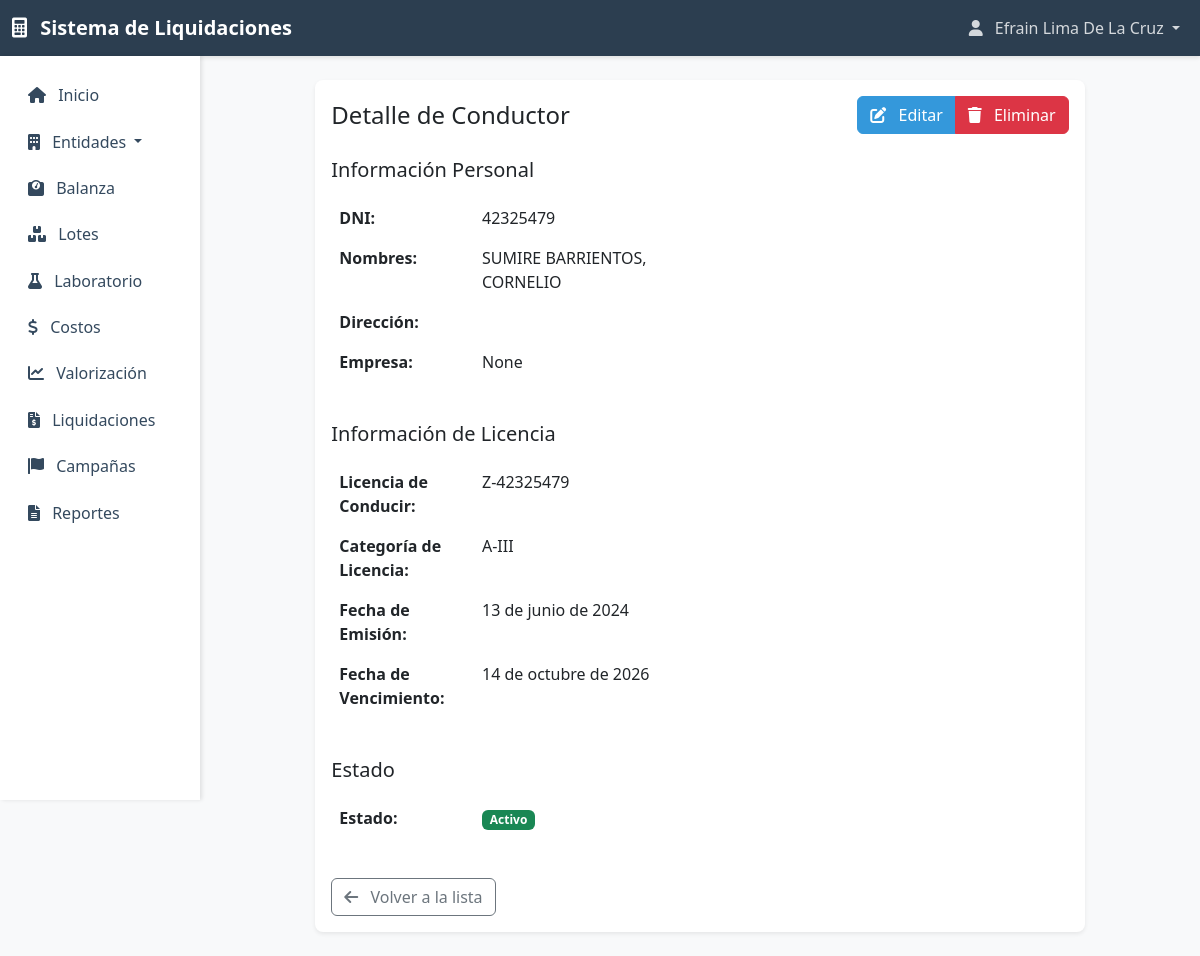
The page /entidades/conductores/1/ (signed in) on the database as committed earlier.
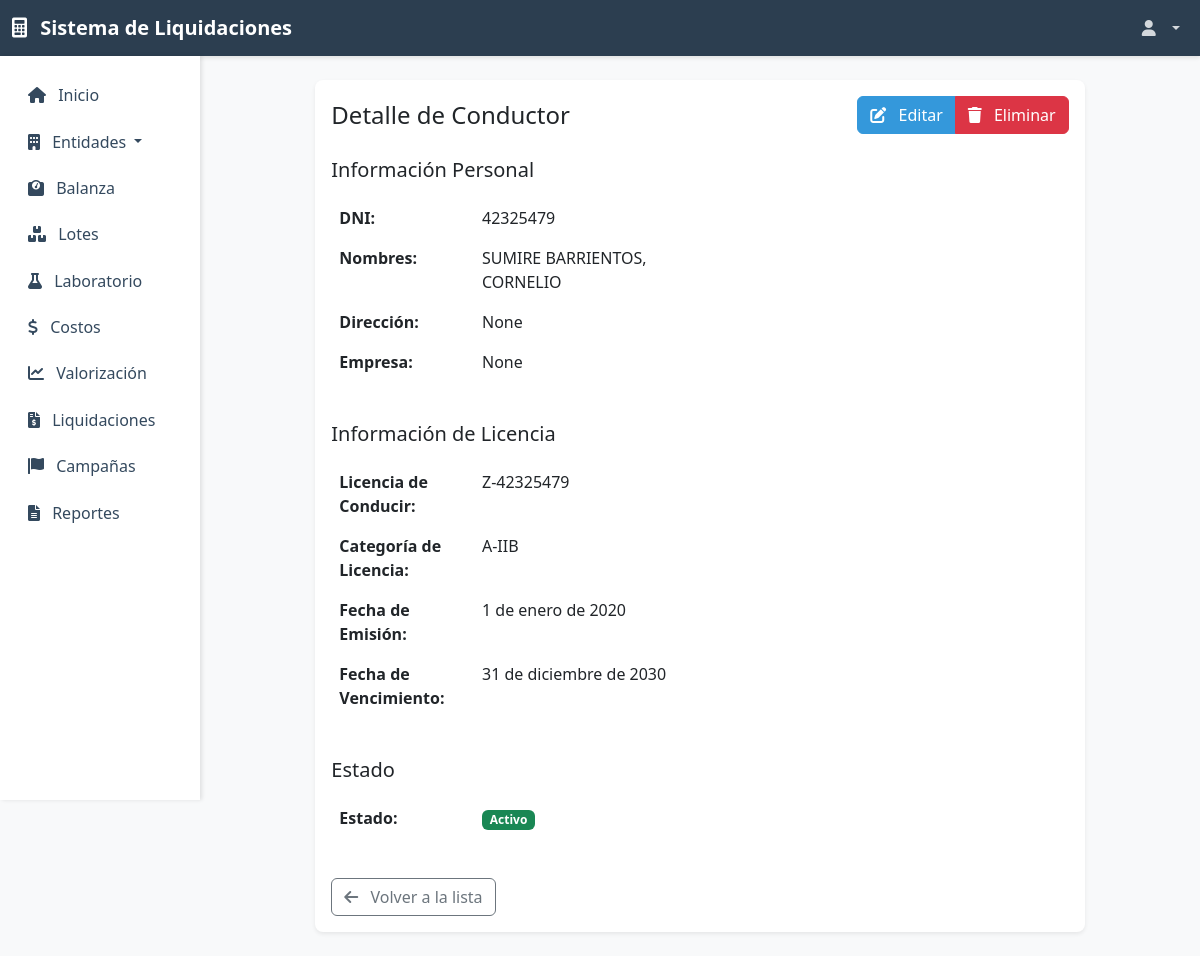
The same page on the database as committed later.
### usuarios/models.py (models this page shows, shortened)
class Usuario(AbstractUser):
    ROLES = (
        ('planta', 'Planta'),
        ('laboratorio', 'Laboratorio'),
        ('comercial', 'Comercial'),
        ('administrador', 'Administrador'),
    )
    rol = models.CharField(max_length=20, choices=ROLES, default='planta')
    telefono = models.CharField(max_length=15, blank=True, null=True)
    direccion = models.TextField(blank=True, null=True)
    groups = models.ManyToManyField(
        'auth.Group',
        related_name='usuario_set',
        blank=True,
        help_text='The groups this user belongs to. A user will get all permissions granted to each of their groups.',
        verbose_name='groups',
    )
    user_permissions = models.ManyToManyField(
        'auth.Permission',
        related_name='usuario_set',
        blank=True,
        help_text='Specific permissions for this user.',
        verbose_name='user permissions',
    )
    class Meta:
        verbose_name = 'Usuario'
        verbose_name_plural = 'Usuarios'

### entidades/models.py (models this page shows, shortened)
class Conductor(models.Model):
    dni = models.CharField(max_length=8, unique=True)
    nombres = models.CharField(max_length=200)
    licencia_conducir = models.CharField(max_length=20)
    categoria_licencia = models.CharField(max_length=10, blank=True, null=True)
    fecha_emision_licencia = models.DateField(blank=True, null=True)
    fecha_vencimiento_licencia = models.DateField(blank=True, null=True)
    direccion = models.TextField(blank=True, null=True)
    empresa = models.CharField(max_length=200, blank=True, null=True)
    estado = models.BooleanField(default=True)
    fecha_creacion = models.DateTimeField(auto_now_add=True)
    fecha_actualizacion = models.DateTimeField(auto_now=True)
    class Meta:
        verbose_name = 'Conductor'
        verbose_name_plural = 'Conductores'

### entidades/views.py (the view)
# urls.py: path('conductores/<int:pk>/', views.conductor_detail, name='conductor_detail'),
@permission_required('entidades.view_conductor', raise_exception=True)
def conductor_detail(request, pk):
    conductor = get_object_or_404(Conductor, pk=pk)
    context = {
        'object': conductor,
    }
    return render(request, 'entidades/conductor_detail.html', context)

### templates/entidades/conductor_detail.html (shortened to what the changed rows need)
{% extends 'base.html' %}
{% block content %}
<div class="container-fluid py-4">
    <div class="row justify-content-center">
        <div class="col-md-10">
            <div class="card border-0 shadow-sm">
                <div class="card-body">
                    <div class="row">
                        <div class="col-md-6">
                            <table class="table table-borderless">
                                <tr>
                                    <th style="width: 40%">DNI:</th>
                                    <td>{{ object.dni }}</td>
                                </tr>
                                <tr>
                                    <th>Nombres:</th>
                                    <td>{{ object.nombres }}</td>
                                </tr>
                                <tr>
                                    <th>Dirección:</th>
                                    <td>{{ object.direccion }}</td>
                                </tr>
                                <tr>
                                    <th>Empresa:</th>
                                    <td>{{ object.empresa }}</td>
                                </tr>
                            </table>
                        </div>
                    </div>
                    <div class="row mt-4">
                        <div class="col-md-6">
                            <table class="table table-borderless">
                                <tr>
                                    <th style="width: 40%">Licencia de Conducir:</th>
                                    <td>{{ object.licencia_conducir }}</td>
                                </tr>
                                <tr>
                                    <th>Categoría de Licencia:</th>
                                    <td>{{ object.categoria_licencia }}</td>
                                </tr>
                                <tr>
                                    <th>Fecha de Emisión:</th>
                                    <td>{{ object.fecha_emision_licencia }}</td>
                                </tr>
                                <tr>
                                    <th>Fecha de Vencimiento:</th>
                                    <td>{{ object.fecha_vencimiento_licencia }}</td>
                                </tr>
                            </table>
                        </div>
                    </div>
                    <div class="row mt-4">
                        <div class="col-md-6">
                            <table class="table table-borderless">
                                <tr>
                                    <th style="width: 40%">Estado:</th>
                                </tr>
                            </table>
                        </div>
                    </div>
                </div>
            </div>
        </div>
    </div>
</div>
{% endblock %}

### templates/base.html (shortened to what the changed rows need)
<!DOCTYPE html>
<html lang="es">
<head>
    <link href="https://cdn.jsdelivr.net/npm/bootstrap@5.3.0/dist/css/bootstrap.min.css" rel="stylesheet">
    <link href="https://cdnjs.cloudflare.com/ajax/libs/font-awesome/6.0.0/css/all.min.css" rel="stylesheet">
</head>
<body>
    <nav class="navbar navbar-expand-lg navbar-dark">
        <div class="container-fluid">
            <div class="collapse navbar-collapse" id="navbarNav">
                <ul class="navbar-nav ms-auto mb-2 mb-lg-0">
                    {% if user.is_authenticated %}
                    <li class="nav-item dropdown d-none d-lg-block">
                        <a class="nav-link dropdown-toggle" href="#" id="userDropdownDesktop" role="button" data-bs-toggle="dropdown">
                            <i class="fas fa-user me-2"></i>
                            {{ user.get_full_name }}
                        </a>
                    </li>
                    {% else %}
                    <li class="nav-item">
                        <a class="nav-link" href="{% url 'login' %}">Iniciar Sesión</a>
                    </li>
                    {% endif %}
                </ul>
            </div>
        </div>
    </nav>
    <div class="container-fluid">
        <div class="row">
            <main class="{% if user.is_authenticated %}col-md-9 ms-sm-auto col-lg-10 px-md-4{% else %}col-12{% endif %}">
                {% block content %}{% endblock %}
            </main>
        </div>
    </div>
</body>
</html>

Rows that differ between the two databases and show on the page:
no longer on this page (row edited): Usuario: get_full_name "Efrain Lima De La Cruz"
changed Conductor "SUMIRE BARRIENTOS, CORNELIO": direccion (not shown) → "None"; categoria_licencia "A-III" → "A-IIB"; fecha_emision_licencia "13 de junio de 2024" → "1 de enero de 2020"; fecha_vencimiento_licencia "14 de octubre de 2026" → "31 de diciembre de 2030"
